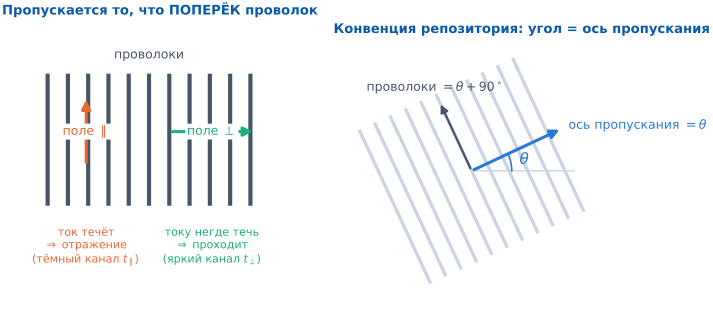

Write the Python code that produced this figure.
# -*- coding: utf-8 -*-
"""Рис. 0.3 — геометрия решётки и конвенция углов проекта.

Показывает то место, где ошибаются чаще всего: проволочный поляризатор пропускает поле,
перпендикулярное проволокам, а не параллельное им (интуиция «щель в заборе» даёт
противоположный ответ). Плюс фиксирует конвенцию репозитория: угол элемента = ориентация
оси ПРОПУСКАНИЯ, проволоки лежат под углом +90 градусов к ней (research/two_wgp/model_2wgp.py).

Схема, а не расчёт: никаких данных не используется.
"""

import numpy as np

import pstyle as ps
import matplotlib.pyplot as plt
from matplotlib.patches import FancyArrowPatch

fig, (axA, axB) = plt.subplots(1, 2, figsize=(7.4, 3.6))

# =========================== панель A: два канала ===========================
axA.set_xlim(-1.45, 1.45)
axA.set_ylim(-1.55, 1.45)
axA.set_aspect("equal")
axA.axis("off")

# Проволоки укорочены сверху и снизу, чтобы подписи каналов легли на чистое поле,
# а не поверх штриховки: наложение текста на решётку делало рисунок нечитаемым.
for x in np.linspace(-1.0, 1.0, 11):
    axA.plot([x, x], [-0.35, 0.95], color=ps.INK_2, lw=3.0, solid_capstyle="butt")
axA.text(0, 1.10, "проволоки", ha="center", fontsize=9, color=ps.INK_2)

BOX = dict(facecolor="white", edgecolor="none", pad=1.2)

# поле ВДОЛЬ проволок -> тёмный канал
axA.add_patch(FancyArrowPatch((-0.62, 0.05), (-0.62, 0.72),
                              arrowstyle="-|>", mutation_scale=13,
                              color=ps.S2, lw=2.2, zorder=4))
axA.text(-0.62, 0.38, "поле $\\parallel$", ha="center", va="center", fontsize=9,
         color=ps.S2, zorder=5, bbox=BOX)
axA.text(-0.62, -0.55, "ток течёт\n$\\Rightarrow$ отражение\n(тёмный канал $t_\\parallel$)",
         ha="center", va="top", fontsize=8, color=ps.S2)

# поле ПОПЕРЁК проволок -> яркий канал
axA.add_patch(FancyArrowPatch((0.20, 0.38), (1.05, 0.38),
                              arrowstyle="-|>", mutation_scale=13,
                              color=ps.S3, lw=2.2, zorder=4))
axA.text(0.62, 0.38, "поле $\\perp$", ha="center", va="center", fontsize=9,
         color=ps.S3, zorder=5, bbox=BOX)
axA.text(0.62, -0.55, "току негде течь\n$\\Rightarrow$ проходит\n(яркий канал $t_\\perp$)",
         ha="center", va="top", fontsize=8, color=ps.S3)

axA.set_title("Пропускается то, что ПОПЕРЁК проволок",
              color=ps.TITLE, fontsize=9.5, loc="left", fontweight="bold", pad=6)

# ======================= панель B: конвенция углов =========================
axB.set_xlim(-1.55, 1.75)
axB.set_ylim(-1.55, 1.45)
axB.set_aspect("equal")
axB.axis("off")

theta = np.deg2rad(25.0)

# проволоки под углом theta + 90
n = np.array([np.cos(theta), np.sin(theta)])          # ось пропускания
w = np.array([-np.sin(theta), np.cos(theta)])         # направление проволок
for s in np.linspace(-0.95, 0.95, 11):
    p0 = n * s - w * 0.95
    p1 = n * s + w * 0.95
    axB.plot([p0[0], p1[0]], [p0[1], p1[1]], color=ps.GRID, lw=2.4,
             solid_capstyle="butt", zorder=1)

# оси
axB.add_patch(FancyArrowPatch((0, 0), tuple(1.12 * n), arrowstyle="-|>",
                              mutation_scale=13, color=ps.S1, lw=2.2, zorder=3))
axB.text(*(1.20 * n), r"ось пропускания $=\theta$", color=ps.S1, fontsize=9,
         ha="left", va="center")

axB.add_patch(FancyArrowPatch((0, 0), tuple(0.85 * w), arrowstyle="-|>",
                              mutation_scale=11, color=ps.INK_2, lw=1.6, zorder=3))
axB.text(*(0.95 * w), r"проволоки $=\theta+90^\circ$", color=ps.INK_2, fontsize=9,
         ha="center", va="bottom")

# опорная ось x и дуга угла
axB.plot([0, 1.15], [0, 0], color=ps.GRID, lw=1.0, zorder=2)
arc = np.linspace(0, theta, 60)
axB.plot(0.45 * np.cos(arc), 0.45 * np.sin(arc), color=ps.S1, lw=1.2, zorder=3)
axB.text(0.55 * np.cos(theta / 2), 0.55 * np.sin(theta / 2), r"$\theta$",
         color=ps.S1, fontsize=11, ha="left", va="center")

axB.set_title("Конвенция репозитория: угол = ось пропускания", color=ps.TITLE,
              fontsize=9.5, loc="left", fontweight="bold", pad=6)

fig.tight_layout(w_pad=3.0)
ps.save(fig, "fig00_geometry")
